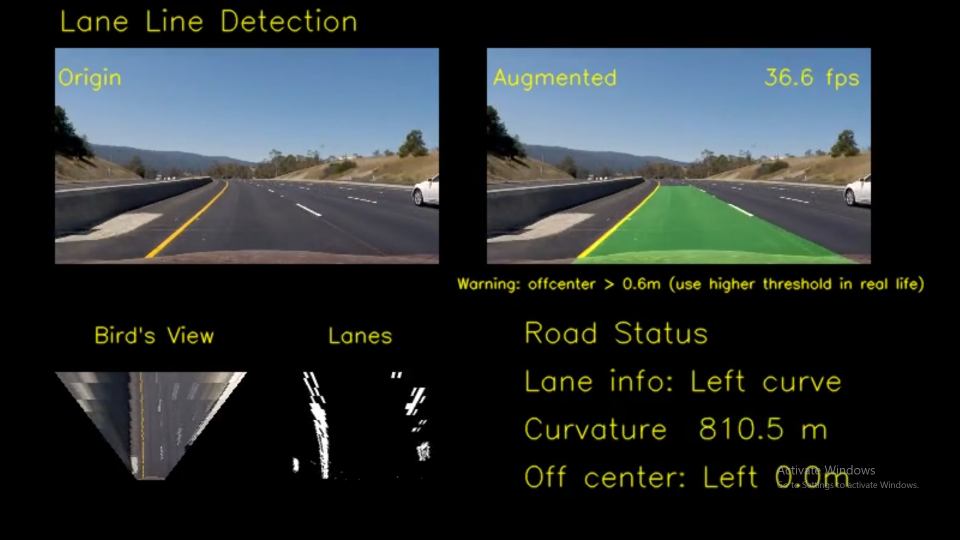
#> input picture example.png, 1920 x 1080 px (shown at 1/2 size)
$ python -i lane.py   (imports and definitions only)   (older library calls are emulated)
#> lines starting #> are read from the running program, lines starting #| are printed output that depends on the picture; after the words box and inside, x2 and y2 are one past the last pixel; in counts of white or black regions, pixels touching at a corner belong together
### calibration.py
"""calibration.py: Calibration the cameras and save the calibration results."""

__author__ = "Junsheng Fu"
__email__ = "junsheng.fu@yahoo.com"
__date__ = "March 2017"

import numpy as np
import cv2
import glob
import pickle
import matplotlib.pyplot as plt
from os import path


# [53 lines left out: function calibrate_camera, not called in this run]


def load_calibration(calib_file):
    """

    :param calib_file:
    :return: mtx and dist
    """
    with open(calib_file, 'rb') as file:
        # print('load calibration data')
        data= pickle.load(file)
        mtx = data['mtx']       # calibration matrix
        dist = data['dist']     # distortion coefficients

    return mtx, dist


# [28 lines left out: function undistort_image, not called in this run]


# [7 lines that do not run on import are left out]

### lane.py
import numpy as np
import cv2
import matplotlib.pyplot as plt
from timeit import default_timer as timer
from calibration import load_calibration
from copy import copy


class Lane():
    def __init__(self):
        # was the line detected in the last frame or not
        self.detected = False
        #x values for detected line pixels
        self.cur_fitx = None
        #y values for detected line pixels
        self.cur_fity = None
        # x values of the last N fits of the line
        self.prev_fitx = []
        #polynomial coefficients for the most recent fit
        self.current_poly = [np.array([False])]
        #best polynomial coefficients for the last iteration
        self.prev_poly = [np.array([False])]

    # [15 lines left out: functions average_pre_lanes, append_fitx, process, not called in this run]


left_lane = Lane()
right_lane = Lane()
frame_width = 1280
frame_height = 720

LANEWIDTH = 3.7  # highway lane width in US: 3.7 meters
input_scale = 4
output_frame_scale = 4
N = 4 # buffer previous N lines

# fullsize:1280x720
x = [194, 1117, 705, 575]
y = [719, 719, 461, 461]
X = [290, 990, 990, 290]
Y = [719, 719, 0, 0]

src = np.floor(np.float32([[x[0], y[0]], [x[1], y[1]],[x[2], y[2]], [x[3], y[3]]]) / input_scale)
dst = np.floor(np.float32([[X[0], Y[0]], [X[1], Y[1]],[X[2], Y[2]], [X[3], Y[3]]]) / input_scale)

M = cv2.getPerspectiveTransform(src, dst)
M_inv = cv2.getPerspectiveTransform(dst, src)

# Only for creating the final video visualization
X_b = [574, 706, 706, 574]
Y_b = [719, 719, 0, 0]
src_ = np.floor(np.float32([[x[0], y[0]], [x[1], y[1]],[x[2], y[2]], [x[3], y[3]]]) / (input_scale*2))
dst_ = np.floor(np.float32([[X_b[0], Y_b[0]], [X_b[1], Y_b[1]],[X_b[2], Y_b[2]], [X_b[3], Y_b[3]]]) / (input_scale*2))
M_b = cv2.getPerspectiveTransform(src_, dst_)
# Only for creating the final video visualization

# Threshold for color and gradient thresholding
s_thresh, sx_thresh, dir_thresh, m_thresh, r_thresh = (120, 255), (20, 100), (0.7, 1.3), (30, 100), (200, 255)

# load the calibration
calib_file = r'E:\GeekyBeeAI\Internship project\driving-lane-line-detection\camera_cal\calibration_pickle.p'
# [1 line that did not run here, left out]


def abs_sobel_thresh(img, orient='x', sobel_kernel=3, thresh=(0, 255)):

    # Apply the following steps to img
    # 1) Convert to grayscale
    gray = cv2.cvtColor(img, cv2.COLOR_RGB2GRAY)

    # 2) Take the derivative in x or y given orient = 'x' or 'y'
    # 3) Take the absolute value of the derivative or gradient
    if orient == 'x':
        abs_sobel = np.absolute(cv2.Sobel(gray, cv2.CV_64F, 1, 0, ksize=sobel_kernel))
    if orient == 'y':
        abs_sobel = np.absolute(cv2.Sobel(gray, cv2.CV_64F, 0, 1, ksize=sobel_kernel))

    # 4) Scale to 8-bit (0 - 255) then convert to type = np.uint8
    scaled_sobel = np.uint8(255.*abs_sobel/np.max(abs_sobel))

    # 5) Create a mask of 1's where the scaled gradient magnitude
    # is > thresh_min and < thresh_max
    binary_output = np.zeros_like(scaled_sobel)
    binary_output[(scaled_sobel >= thresh[0]) & (scaled_sobel <= thresh[1])] = 1

    return binary_output


def mag_thresh(img, sobel_kernel=3, thresh=(0, 255)):

    # Apply the following steps to img
    # 1) Convert to grayscale
    gray = cv2.cvtColor(img, cv2.COLOR_RGB2GRAY)

    # 2) Take the gradient in x and y separately
    sobelx = cv2.Sobel(gray, cv2.CV_64F, 1, 0, ksize=sobel_kernel)
    sobely = cv2.Sobel(gray, cv2.CV_64F, 0, 1, ksize=sobel_kernel)

    # 3) Calculate the magnitude
    gradmag = np.sqrt(sobelx**2 + sobely**2)

    # 4) Scale to 8-bit (0 - 255) and convert to type = np.uint8
    scale_factor = np.max(gradmag)/255
    gradmag = (gradmag/scale_factor).astype(np.uint8)

    # 5) Create a binary mask where mag thresholds are met
    binary_output = np.zeros_like(gradmag)
    binary_output[(gradmag >= thresh[0]) & (gradmag <= thresh[1])] = 1

    return binary_output


def dir_threshold(img, sobel_kernel=3, thresh=(0, np.pi/2)):
    """ threshold according to the direction of the gradient

    :param img:
    :param sobel_kernel:
    :param thresh:
    :return:
    """

    # Apply the following steps to img
    # 1) Convert to grayscale
    gray = cv2.cvtColor(img, cv2.COLOR_RGB2GRAY)

    # 2) Take the gradient in x and y separately
    sobelx = cv2.Sobel(gray, cv2.CV_64F, 1, 0, ksize=sobel_kernel)
    sobely = cv2.Sobel(gray, cv2.CV_64F, 0, 1, ksize=sobel_kernel)

    # 3) Take the absolute value of the x and y gradients
    # 4) Use np.arctan2(abs_sobely, abs_sobelx) to calculate the direction of the gradient
    absgraddir = np.arctan2(np.absolute(sobely), np.absolute(sobelx))

    # 5) Create a binary mask where direction thresholds are met
    binary_output =  np.zeros_like(absgraddir)
    binary_output[(absgraddir >= thresh[0]) & (absgraddir <= thresh[1])] = 1

    return binary_output


def gradient_pipeline(image, ksize = 3, sx_thresh=(20, 100), sy_thresh=(20, 100), m_thresh=(30, 100), dir_thresh=(0.7, 1.3)):

    # Apply each of the thresholding functions
    gradx = abs_sobel_thresh(image, orient='x', sobel_kernel=ksize, thresh=sx_thresh)
    grady = abs_sobel_thresh(image, orient='y', sobel_kernel=ksize, thresh=sy_thresh)
    mag_binary = mag_thresh(image, sobel_kernel=ksize, thresh=m_thresh)
    dir_binary = dir_threshold(image, sobel_kernel=ksize, thresh=dir_thresh)
    combined = np.zeros_like(mag_binary)
    combined[((gradx == 1) & (grady == 1)) | ((mag_binary == 1) & (dir_binary == 1))] = 1
    # combined[(gradx == 1)  | ((mag_binary == 1) & (dir_binary == 1))] = 1

    return combined


# [439 lines left out: functions threshold_col_channel, find_edges, warper, full_search, window_search, measure_lane_curvature and 6 more, not called in this run]

>>> import cv2
>>> picture = cv2.cvtColor(cv2.imread('example.png'), cv2.COLOR_BGR2RGB)
>>> result = gradient_pipeline(picture)
#> in abs_sobel_thresh, `gray = cv2.cvtColor(img, cv2.COLOR_RGB2GRAY)`:
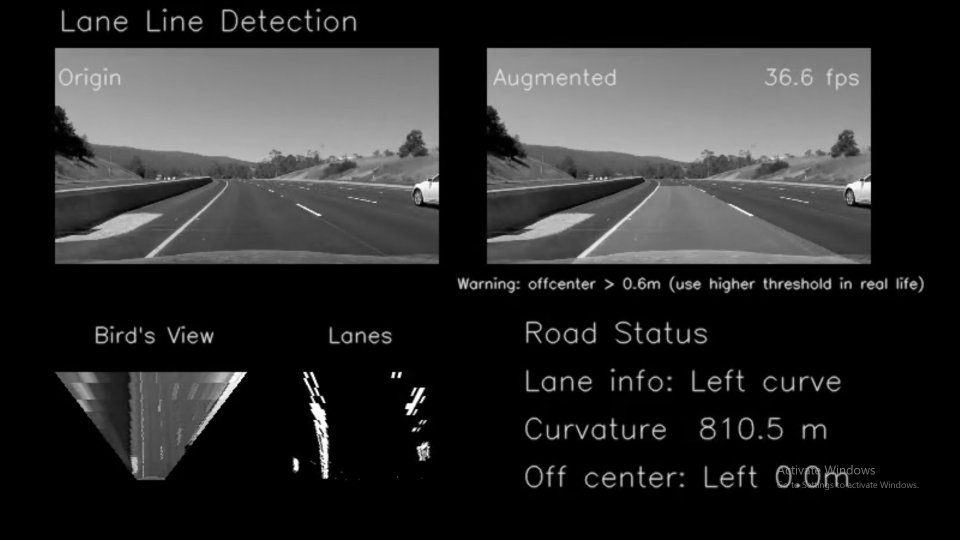
#> gray: shape (1080, 1920) (shown at 1/2 size); min 0, max 255, mean 43.9
#> in gradient_pipeline, `gradx = abs_sobel_thresh(image, orient='x', sobel_kernel=ksize, thresh..`:
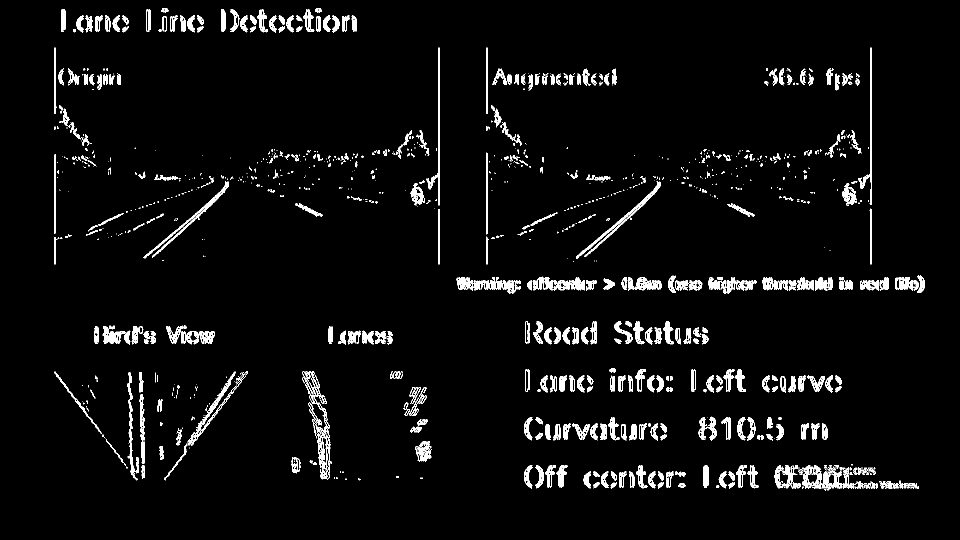
#> gradx: shape (1080, 1920) (shown at 1/2 size); values 0 (black) and 1 (white), 4% white; 1201 white regions (726 under 20 px), largest, box (x1, y1, x2, y2) and area: (605, 743, 664, 959) 2213, (1152, 363, 1322, 518) 1679, (287, 363, 457, 517) 1604
#> in gradient_pipeline, `grady = abs_sobel_thresh(image, orient='y', sobel_kernel=ksize, thresh..`: grady: shape (1080, 1920); values 0 (black) and 1 (white), 5.2% white; 1388 white regions (793 under 20 px), largest, box (x1, y1, x2, y2) and area: (505, 327, 879, 397) 3161, (109, 525, 879, 530) 3073, (1368, 337, 1743, 391) 3013
#> in mag_thresh, `sobely = cv2.Sobel(gray, cv2.CV_64F, 0, 1, ksize=sobel_kernel)`:
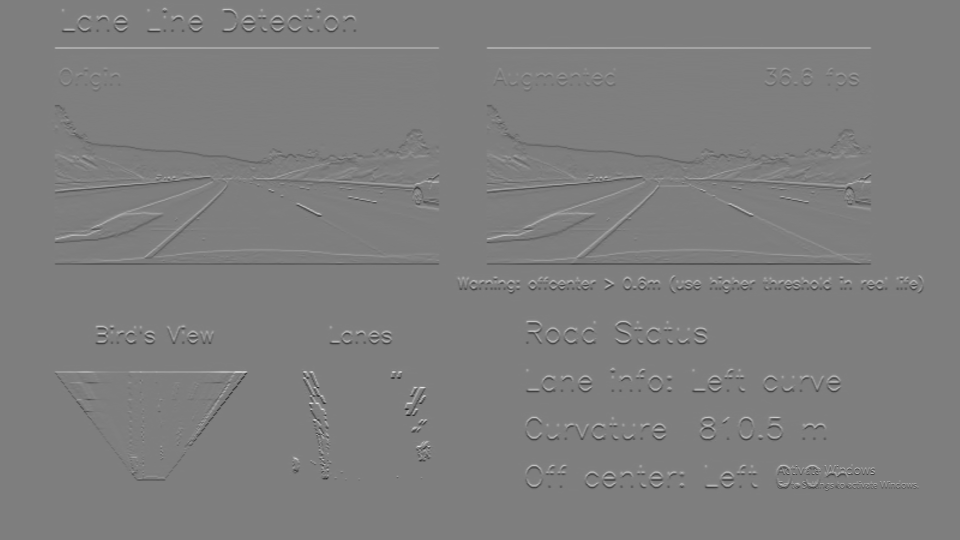
#> sobely: shape (1080, 1920) float64 (shown at 1/2 size); min -857, max 864, mean 0; drawn with min black and max white
#> in mag_thresh, `gradmag = np.sqrt(sobelx**2 + sobely**2)`:
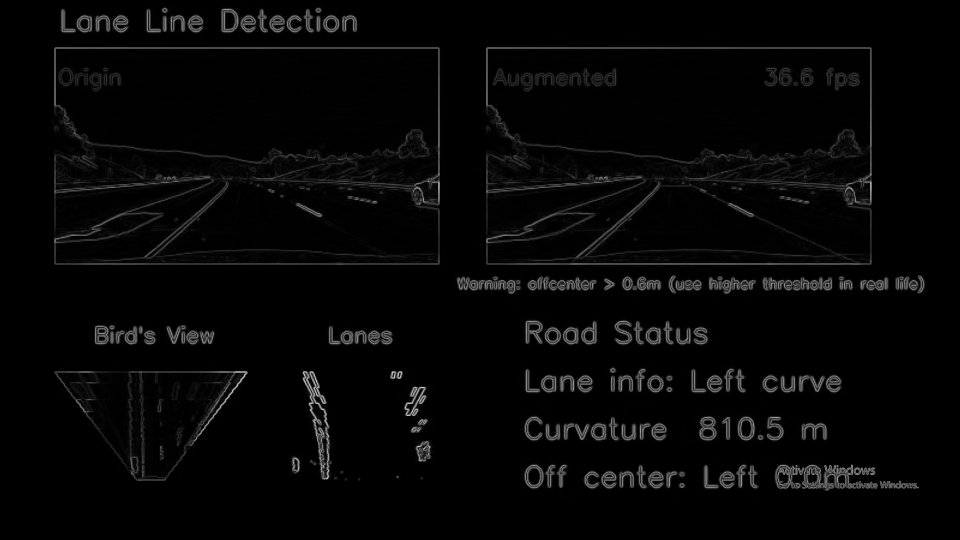
#> gradmag: shape (1080, 1920) float64 (shown at 1/2 size); min 0, max 864.1, mean 21.9; drawn with min black and max white
#> in mag_thresh, `scale_factor = np.max(gradmag)/255`: scale_factor = 3.39
#> in gradient_pipeline, `mag_binary = mag_thresh(image, sobel_kernel=ksize, thresh=m_thresh)`: mag_binary: shape (1080, 1920); values 0 (black) and 1 (white), 5.1% white in thin lines or dots, all inside (x1, y1, x2, y2) = (108, 15, 1849, 981)
#> in dir_threshold, `absgraddir = np.arctan2(np.absolute(sobely), np.absolute(sobelx))`:
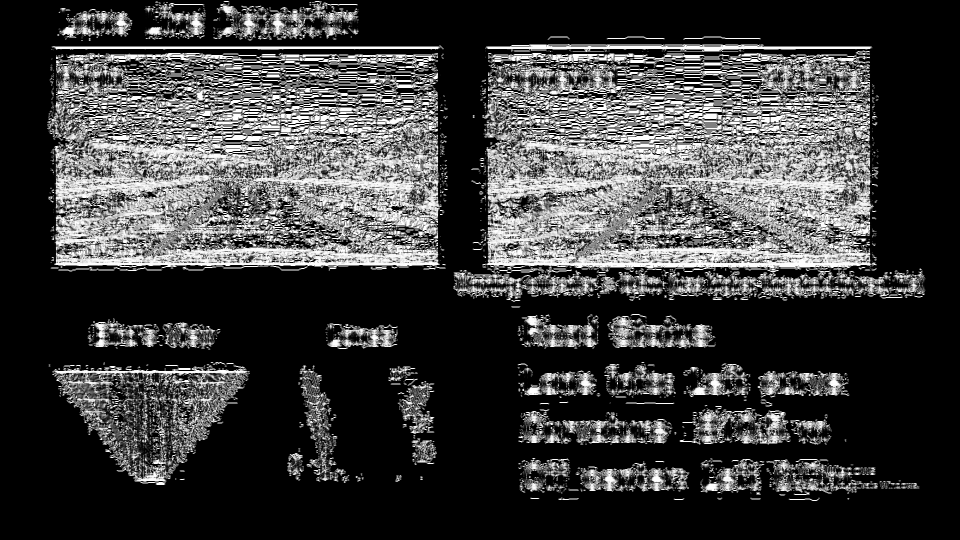
#> absgraddir: shape (1080, 1920) float64 (shown at 1/2 size); min 0, max 1.57, mean 0.379; drawn with min black and max white
#> in gradient_pipeline, `dir_binary = dir_threshold(image, sobel_kernel=ksize, thresh=dir_thresh)`:
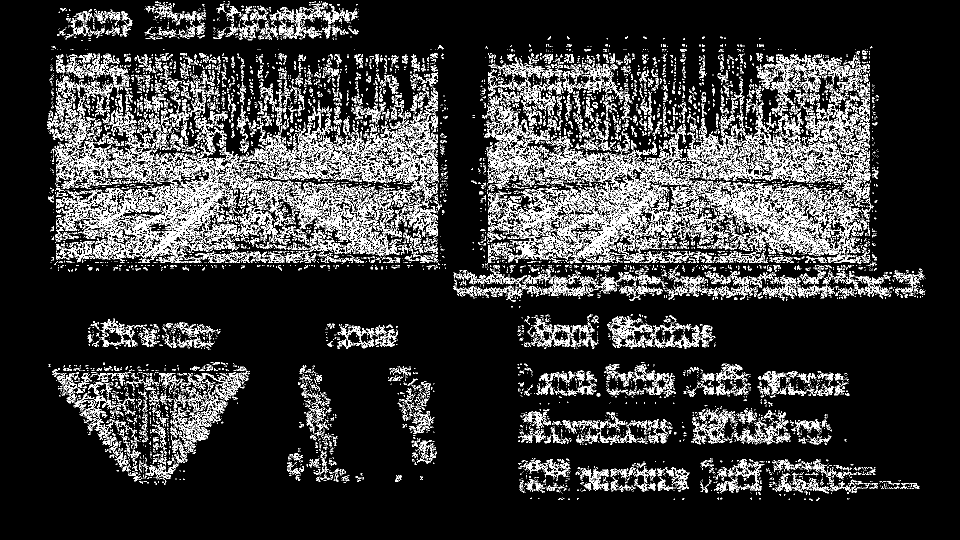
#> dir_binary: shape (1080, 1920) float64 (shown at 1/2 size); values 0 (black) and 1 (white), 14.8% white in thin lines or dots, all inside (x1, y1, x2, y2) = (94, 2, 1851, 1002)
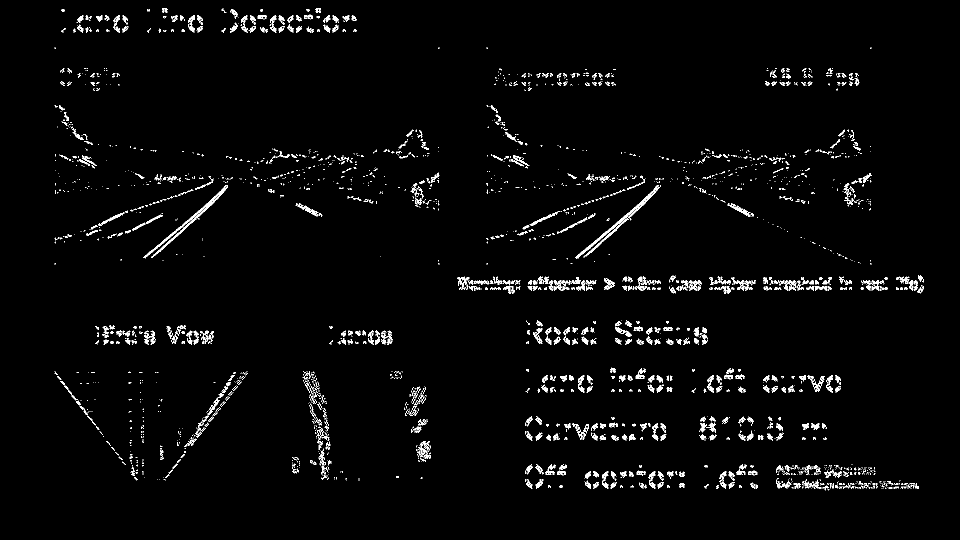
#> result: shape (1080, 1920) (shown at 1/2 size); values 0 (black) and 1 (white), 2.3% white in thin lines or dots, all inside (x1, y1, x2, y2) = (109, 16, 1848, 981)
